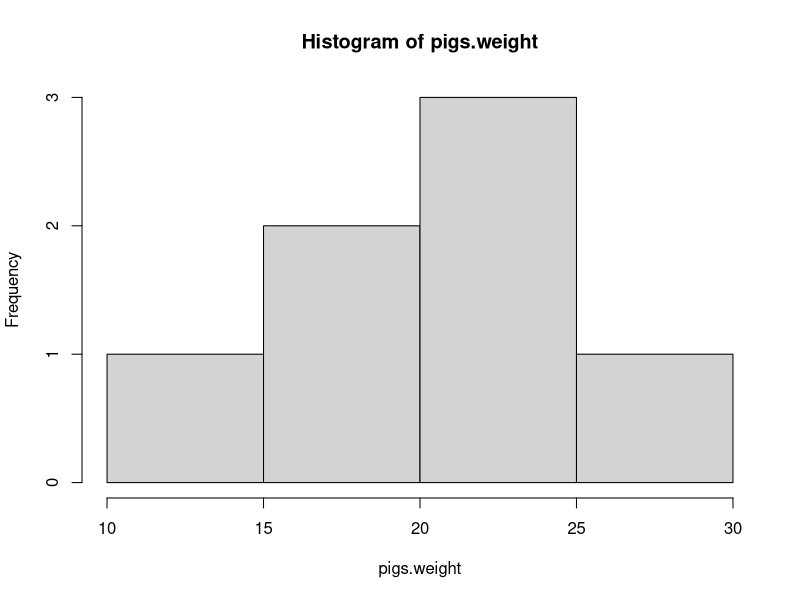
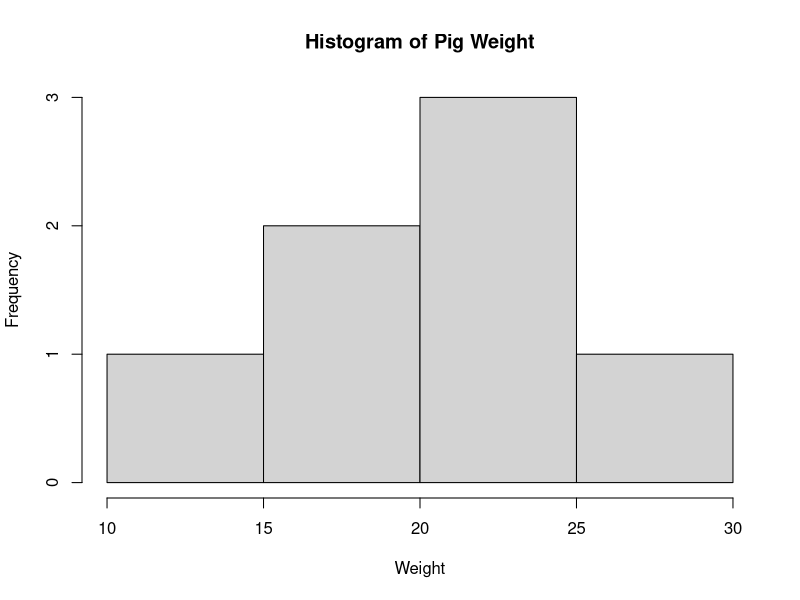
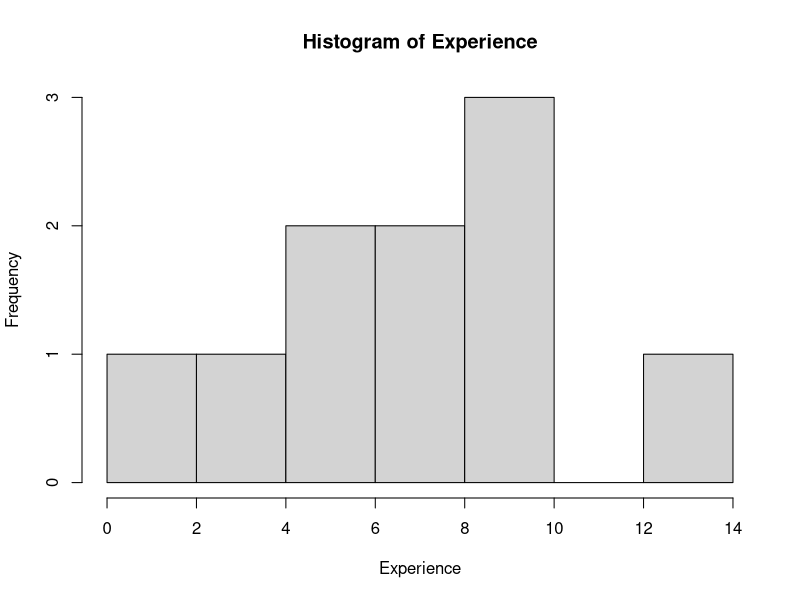
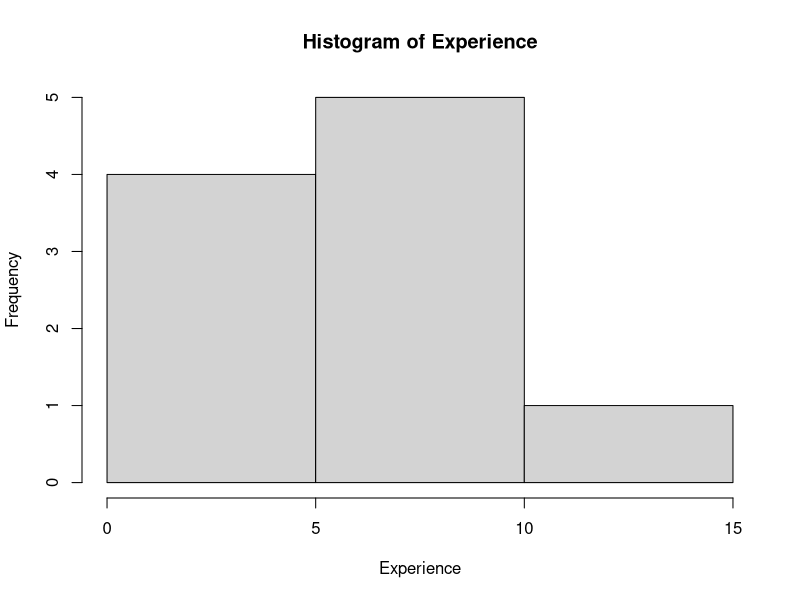

R code for these plots, in order:
## ---- chunk 1
#Get additional information about "vectors" (a data type), 
help("vector") # then type 'enter' or 'return'
## ---- chunk 2
# The period between 'goat' and 'weight' has no special purpose. 
# It only shows the person reading the code that 'weight' is information that pertains to 'goat' 
goat.weight <- c(14.6, 17.2, 14.8, 13.3, 16.4)
## ---- chunk 3
goat.weight
## ---- chunk 4
goat.weight[2]
## ---- chunk 5
goat.name <- c("baby", "gabbie", "pickles", "cookie", "sparkle")
## ---- chunk 6
length(goat.name)
## ---- chunk 7
#assign the first name 'Bart' to the first pig (pig1)
pig1.first_name <- "Bart"
## ---- chunk 8
#assign the last name 'Smith' to the first pig (pig1)
pig1.last_name <- "Smith"
## ---- chunk 9
#concatenate the first pig's (pig1) first ('Bart') and last name ('Smith')
pig1.full_name <- paste(pig1.first_name, pig1.last_name)

#after pig1.full_name has been created, print (display) Bart's full name...
pig1.full_name
## ---- chunk 10
#Assign the value of Bart's piglet height
pig1.heightA <- 10
## ---- chunk 11
#Assign the value of Bart's current height
pig1.heightB <- 13.5
## ---- chunk 12
# Find the difference in height using the expression: 'heightB - heightA' 
# using the subtraction operator. 
pig1.heightGain <- pig1.heightB - pig1.heightA

#after pig1.heightGain has been created, print (display) the value of pig.heightGain...

pig1.heightGain
## ---- chunk 13
pig1.mini <- FALSE

pig1.large <- TRUE
## ---- chunk 14
ls()
## ---- chunk 15
pigs.weight <- c(22, 27, 19, 25, 12, 22, 18)
## ---- chunk 16
mean(pigs.weight)
## ---- chunk 17
median(pigs.weight)
## ---- chunk 18

sd(pigs.weight)

## ---- chunk 19
summary(pigs.weight)
## ---- chunk 20
hist(pigs.weight)

# The histogram will appear in the Plot tab.
## ---- chunk 21
# The first parameter is the name of the data (vector) object
# 'main' is the graph title 
# 'xlab' is the label of the x-axis
# label parameters can be in any order, but following the data object

hist(pigs.weight,main='Histogram of Pig Weight',xlab='Weight')

# The histogram will appear in the Plot tab.
## ---- chunk 22
ls()
## ---- chunk 23
    knitr::opts_chunk$set(echo = TRUE) 
    #uncomment the following if you haven't installed and loaded the 'readxl' package 
    #install.packages("readxl") 
    #library(readxl)
## ---- chunk 24
library(readxl)
income <- read_excel("income.xlsx")
## ---- chunk 25
income
## ---- chunk 26
summary(income)
## ---- chunk 27
hist(income$experience, main='Histogram of Experience',xlab='Experience')
## ---- chunk 28
#breaks is equal to the number of intervals
hist(income$experience, main='Histogram of Experience',xlab='Experience', breaks=4)
